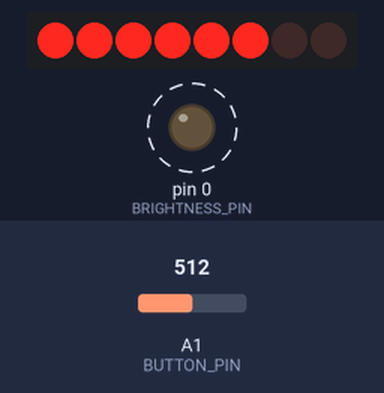
The sketch below on a simulated Arduino Uno, built with avr-gcc and run on an emulated ATmega328P. Parts: 8 shift-register outputs drawn as a row of LEDs (first output left, lit = HIGH), output pins drawn as LEDs (lit = HIGH). Wiring (inferred from the names in the program): shift register (74HC595): data pin 1; shift clock pin 4; latch pin 3. Wiring (inferred from the signals the program sends): row of LEDs: on Q0, Q1, Q2, Q3, Q4, Q5, Q6, Q7. Dashed ring = blinking. The inputs (shaded band) are chosen by the test bench; at power-on: A1 (BUTTON_PIN) = 512. Random numbers use the default seed unless the sketch sets one; pins used as bus, display or sensor lines are not drawn.

Above: at 0.06 s.
Timing chart, 0 to 3.0 s (numbered marks = the images above):
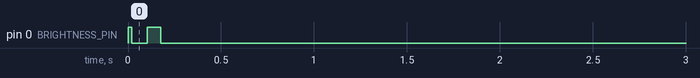

Measured:
- by itself, pin 0 (BRIGHTNESS_PIN): alternates HIGH for 0.05 s and LOW for 0.08 s, 4 changes in all, then stays LOW

The sketch:

singapore_map.ino
```cpp
// These can be modified to change the program behaviour
#define MAX_LENGTH_MULTIPLIER 10
#define LONG_PRESS_TICKS 40
#define PREVIEW_OFF 2
#define PREVIEW_TRANSITION 1
#define PREVIEW_ON 9

// Uncomment this line to set the pins to arduino uno
// #define ARDUINO_DEBUG_MODE

#ifdef ARDUINO_DEBUG_MODE
  // Arduino Uno Pins
  #define SR_LATCH_PIN 5 // Pin connected to ST_CP of 74HC595
  #define SR_CLOCK_PIN 4 // Pin connected to SH_CP of 74HC595
  #define SR_DATA_PIN 6 // Pin connected to DS of 74HC595
  #define BUTTON_PIN A0 // Analogue Pin
  #define BRIGHTNESS_PIN 3 // Sink pin
  #define puts(x) Serial.print(x)
  #define putsln(x) Serial.println(x)
#else
  // ATTINY Pins
  #define SR_LATCH_PIN 3 // Pin connected to ST_CP of 74HC595
  #define SR_CLOCK_PIN 4 // Pin connected to SH_CP of 74HC595
  #define SR_DATA_PIN 1 // Pin connected to DS of 74HC595
  #define BUTTON_PIN A1 // Analogue Pin (A1)
  #define BRIGHTNESS_PIN 0 // Sink pin
  // #define puts(x) (void(0)) // Disable prints on the ATTINY
  // #define putsln(x) (void(0)) // Disable prints on the ATTINY
#endif

// These should not be touched and are required for the program to run
#define BTN_SPEED 0
#define BTN_LIGHT 1
#define BTN_MODE 2

#define STATE_HOLD_OFF 1
#define STATE_TRANSITION_ON 2
#define STATE_HOLD_ON 3
#define STATE_TRANSITION_OFF 4

// When off, expect pin to be 0
// When first button pressed, expect pin to be 1023
// When second button pressed, expect pin to be 512 (507 - 508 actual)
// When third button is pressed, expect pin to be 341 (338 - 340 actual)
#define BUTTON_OFF_THRESHOLD 10
#define SECOND_BUTTON_THRESHOLD 750
#define THIRD_BUTTON_THRESHOLD 425


uint8_t lightingState;
uint16_t stateTicksTotal;
uint16_t stateTicksLeft;

uint8_t currentPatternState;


// Button states for SPEED, BRIGHTNESS, MODE
bool buttonStatesPrev [3] = {false, false, false};
bool buttonStates [3] = {false, false, false};
bool firstRun = true;

float brightnessLevels[8] = { 1.0f, 0.7f, 0.5f, 0.35f, 0.2f, 0.1f, 0.05f, 0.025f};
int currentBrightnessLevel = 0;
int lengthMultiplier = 1;
uint8_t randomState = random();

// The animation will work in 4 states
// STATE_HOLD_OFF
// STATE_TRANSITION_ON
// STATE_HOLD_ON
// STATE_TRANSITION_OFF

class AnimatedPattern {
  private:
  uint8_t * states; // 16
  uint8_t totalStates;
  uint8_t ticksOn; // 16
  uint8_t ticksOff; // 16
  uint8_t ticksAnimate; // 16


  public:
  AnimatedPattern * nextPattern;

  /*
    _states: array of the different states
    _totalStates: total states in the array
    _ticksOn: Number of ticks it stays on
    _ticksAnimate: Number of ticks it takes to fade in and out
    _ticksOff: Number of ticks it stays off
    _nextPattern: The next pattern in the linked list
    Note: Each tick is slightly more than 10ms but can be assumed to be 10ms
  */
  AnimatedPattern(uint8_t * _states, uint8_t _totalStates, uint8_t _ticksOn, uint8_t _ticksAnimate, uint8_t _ticksOff, AnimatedPattern * _nextPattern) {
    states = _states;
    totalStates = _totalStates;
    ticksOn = _ticksOn;
    ticksOff = _ticksOff;
    ticksAnimate = _ticksAnimate;
    nextPattern = _nextPattern;
  }
  void nextState() {
    currentPatternState++;
    if (currentPatternState == totalStates || totalStates == 0) {
      currentPatternState = 0;
      firstRun = false;
    }
    if (totalStates == 0) {
      randomState = random();
    }
  }
  uint8_t getState() {
    if (totalStates == 0) {
      return randomState;
    }
    return states[currentPatternState];
  }
  uint8_t getTicksOn() {
    return ticksOn;
  }
  uint8_t getTicksAnimate() {
    return ticksAnimate;
  }
  uint8_t getTicksOff() {
    return ticksOff;
  }
};

AnimatedPattern * animatedPatternHead;
AnimatedPattern * animatedPatternCurrent;


// Patterns are defined as integers, but only the first 6 bits from the right are used.
// 1 represents on an state, while 0 represents an off state.
// The bits from right to left control the following lines respectively
// NSL, EWL, NEL, CCL, DTL, TEL.
// For example:
// 0b00000011
// NSL and EWL are on, while the rest are not.
uint8_t pattern1[] = {0b00000001, 0b00000010, 0b00000100, 0b00001000, 0b00010000, 0b00100000};
uint8_t pattern2[] = {0b00000001, 0b00000011, 0b00000111, 0b00001111, 0b00011111, 0b00111111};
uint8_t pattern3[] = {0b00000001, 0b00000011, 0b00000111, 0b00001111, 0b00011111, 0b00111111, 0b00011111, 0b00001111, 0b00000111, 0b00000011};
uint8_t pattern4[] = {0b00111111};


void setupAnimatedPatterns() {

  animatedPatternCurrent = new AnimatedPattern(NULL, 0, 40, 10, 0, NULL); // Randomly generated
  animatedPatternCurrent = new AnimatedPattern(pattern1, 6, 40, 10, 0, animatedPatternCurrent);
  animatedPatternCurrent = new AnimatedPattern(pattern2, 6, 40, 10, 0, animatedPatternCurrent);
  animatedPatternCurrent = new AnimatedPattern(pattern3, 10, 40, 10, 0, animatedPatternCurrent);
  animatedPatternCurrent = new AnimatedPattern(pattern4, 1, 100, 0, 0, animatedPatternCurrent);
  animatedPatternCurrent = new AnimatedPattern(pattern4, 1, 10, 100, 10, animatedPatternCurrent);

  animatedPatternHead = animatedPatternCurrent;
}

void nextPattern() {
  if (animatedPatternCurrent->nextPattern) {
    animatedPatternCurrent = animatedPatternCurrent->nextPattern;
  } else {
    animatedPatternCurrent = animatedPatternHead;
  }
  lightingState = STATE_HOLD_OFF;
  currentPatternState = 0;
  firstRun = true;
  stateTicksLeft = stateTicksTotal = animatedPatternCurrent->getTicksOff();
}

bool buttonRelease(uint8_t btn) {
  return !buttonStates[btn] && buttonStatesPrev[btn];
}

void buttonStatePreLoop() {
  uint16_t input = analogRead(BUTTON_PIN);
  for ( int i = 0; i < 3; i++ ) buttonStates[i] = false;
  if (input > SECOND_BUTTON_THRESHOLD) buttonStates[BTN_SPEED] = true;
  else if (input > THIRD_BUTTON_THRESHOLD) buttonStates[BTN_LIGHT] = true;
  else if (input > BUTTON_OFF_THRESHOLD) buttonStates[BTN_MODE] = true;
}

void buttonStatePostLoop() {
  for ( int i = 0; i < 3; i++ ) buttonStatesPrev[i] = buttonStates[i];
}

void setup() {
  randomSeed(analogRead(A2));
  pinMode(SR_LATCH_PIN, OUTPUT);
  pinMode(SR_CLOCK_PIN, OUTPUT);
  pinMode(SR_DATA_PIN, OUTPUT);
  pinMode(BUTTON_PIN, INPUT);
  pinMode(BRIGHTNESS_PIN, OUTPUT);
  #ifdef ARDUINO_DEBUG_MODE
    Serial.begin(9600);
  #endif

  setupAnimatedPatterns();
  nextPattern();
}

void loop() {
  // Calculate buttons
  buttonStatePreLoop();

  if (buttonRelease(BTN_SPEED)) {
    stateTicksLeft = 1;
    lengthMultiplier++;
    if (lengthMultiplier > MAX_LENGTH_MULTIPLIER) lengthMultiplier = 1;
  }
  if (buttonRelease(BTN_LIGHT)) {
    currentBrightnessLevel++;
    if (currentBrightnessLevel >= 8)
      currentBrightnessLevel = 0;
  }
  if (buttonRelease(BTN_MODE)) {
    nextPattern();
    // Changing patterns will reset the length multiplier
    lengthMultiplier = 1;
  }

  buttonStatePostLoop();

  // Process lighting state
  // If this state is 0 ticks, it will skip the rest of the loop
  int brightness;
  float percentage;
  switch(lightingState) {
    case STATE_HOLD_OFF:
      brightness = 0;
      break;
    case STATE_TRANSITION_ON:
      percentage = (float)stateTicksLeft / (float)stateTicksTotal;
      brightness = (1-percentage) * 255.0f;
      break;
    case STATE_HOLD_ON:
      brightness = 255;
      break;
    case STATE_TRANSITION_OFF:
      percentage = (float)stateTicksLeft / (float)stateTicksTotal;
      brightness = percentage * 255.0f;
      break;
  }
  // State changing
  bool skipLoop = false;
  if (stateTicksTotal == 0) skipLoop = true;
  if (stateTicksLeft == 0) {
    switch(lightingState) {
      case STATE_HOLD_OFF:
        lightingState = STATE_TRANSITION_ON;
        stateTicksTotal = firstRun ? PREVIEW_OFF : animatedPatternCurrent->getTicksAnimate() * lengthMultiplier;
        break;
      case STATE_TRANSITION_ON:
        lightingState = STATE_HOLD_ON;
        stateTicksTotal = firstRun ? PREVIEW_TRANSITION : animatedPatternCurrent->getTicksOn() * lengthMultiplier;
        break;
      case STATE_HOLD_ON:
        lightingState = STATE_TRANSITION_OFF;
        stateTicksTotal = firstRun ? PREVIEW_ON : animatedPatternCurrent->getTicksAnimate() * lengthMultiplier;
        break;
      case STATE_TRANSITION_OFF:
        lightingState = STATE_HOLD_OFF;
        stateTicksTotal = firstRun ? PREVIEW_TRANSITION : animatedPatternCurrent->getTicksOff() * lengthMultiplier;
        animatedPatternCurrent->nextState();
        break;
    }
    stateTicksLeft = stateTicksTotal;
    if (skipLoop) return; // If the previous state had 0 ticks, we will not update the brightness or lighting.
  } else {
    stateTicksLeft--;
  }
  // Set pin brightness
  brightness = brightness * brightnessLevels[currentBrightnessLevel];
  analogWrite(BRIGHTNESS_PIN, 255 - brightness); // Invert the brightness value

  // Set the image state
  digitalWrite(SR_LATCH_PIN, LOW);
  shiftOut(SR_DATA_PIN, SR_CLOCK_PIN, MSBFIRST, animatedPatternCurrent->getState());
  digitalWrite(SR_LATCH_PIN, HIGH);

  // puts("Brightness "); putsln(brightness);
  // puts(currentPatternState); puts(' ');
  // puts(animatedPatternCurrent->getTicksOn()); puts(' ');
  // puts(animatedPatternCurrent->getTicksAnimate()); puts(' ');
  // puts(animatedPatternCurrent->getTicksOff()); puts(' ');
  // putsln(animatedPatternCurrent->getState());
  // animatedPatternCurrent->getCurrentState()->printState();
  // puts("State Ticks "); putsln(stateTicksLeft);
  // puts("Anim State "); putsln(lightingState);

  // For testing on ATTINY without serial
  // analogWrite(BRIGHTNESS_PIN, (millis() / 10) % 255);

  delay(10);
}
```
